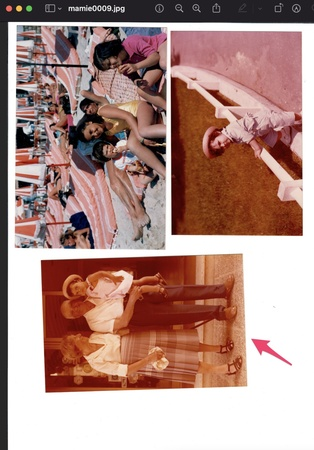
#> input picture data/mosaic/all_steps/01_mamie0009_mosaic.jpeg, 314 x 450 px, shrunk from 1117 x 1600 before the run, found by its file name; its folder holds 2 pictures in this run
$ python canny_detector_tutorial.py --input ../../data/mosaic/all_steps/01_mamie0009_mosaic.jpeg
#> lines starting #> are read from the running program, lines starting #| are printed output that depends on the picture
from __future__ import print_function
import cv2 as cv
import argparse
import os

######################################################
# Should simply name the file like "mamie0037.jpg"

# python3 canny_detector_tutorial.py --input mamie0037.jpg
######################################################


max_lowThreshold = 100
window_name = "Edge Map"
title_trackbar = "Min Threshold:"
ratio = 3
kernel_size = 3

PROCESSING_DIR = "/Users/nicolasbancel/git/perso/mamie/project/images/processing/canny_tutorial/"


def CannyThreshold(val):
    low_threshold = val
    img_blur = cv.blur(src_gray, (3, 3))
    detected_edges = cv.Canny(img_blur, low_threshold, low_threshold * ratio, kernel_size)
    mask = detected_edges != 0
    dst = src * (mask[:, :, None].astype(src.dtype))
    cv.imshow(window_name, dst)
    cv.imshow("Edges", detected_edges)
    print(f"{PROCESSING_DIR}canny_edges_lowthresh_{val}.jpg")
    cv.imwrite(f"{PROCESSING_DIR}canny_edges_lowthresh_{val}_{args.input}", detected_edges)


parser = argparse.ArgumentParser(description="Code for Canny Edge Detector tutorial.")
parser.add_argument("--input", help="Path to input image.", default="fruits.jpg")
args = parser.parse_args()

# Section below written custom way
MOSAIC_DIR = "/Users/nicolasbancel/git/perso/mamie/data/mosaic/"
file_path = os.path.join(MOSAIC_DIR, args.input)
src = cv.imread(file_path)
#> src is the input picture: shape (450, 314, 3); mean B, G, R 133.9, 141.7, 175.2
# End of custom

# src = cv.imread(cv.samples.findFile(args.input))
if src is None:
    print("Could not open or find the image: ", args.input)
    exit(0)
src_gray = cv.cvtColor(src, cv.COLOR_BGR2GRAY)
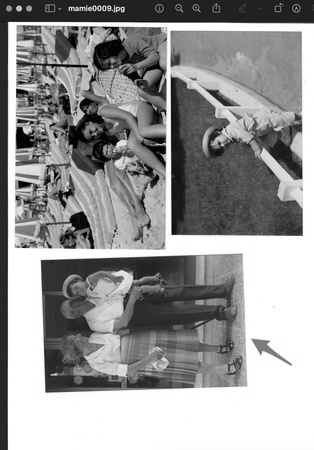
#> src_gray: shape (450, 314); min 0, max 255, mean 150.9
cv.namedWindow(window_name)
cv.createTrackbar(title_trackbar, window_name, 0, max_lowThreshold, CannyThreshold)
#> slider 'Min Threshold:' is set to 20
CannyThreshold(0)
#> in CannyThreshold, `img_blur = cv.blur(src_gray, (3, 3))`:
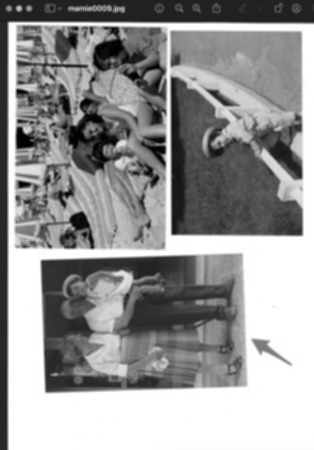
#> img_blur: shape (450, 314); min 0, max 255, mean 150.9
#> in CannyThreshold, `detected_edges = cv.Canny(img_blur, low_threshold, low_threshold * rat..`:
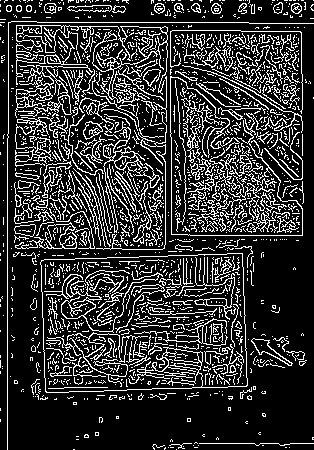
#> detected_edges: shape (450, 314); 20% white in thin lines or dots
#> in CannyThreshold, `mask = detected_edges != 0`: mask: shape (450, 314) bool; 20% white in thin lines or dots
#> in CannyThreshold, `dst = src * (mask[:, :, None].astype(src.dtype))`:
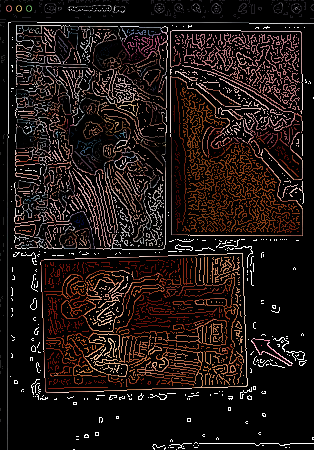
#> dst: shape (450, 314, 3); mean B, G, R 20.2, 22.4, 31.4
cv.waitKey()
#> call 2 of CannyThreshold, with val = 20
#> in CannyThreshold (call 2), `detected_edges = cv.Canny(img_blur, low_threshold, low_threshold * rat..`:
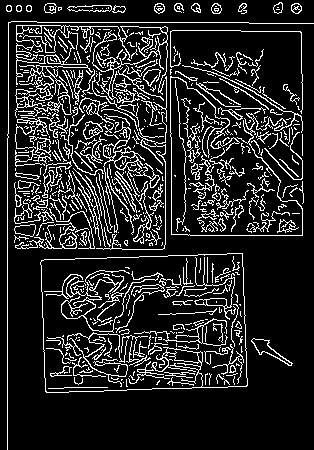
#> detected_edges: shape (450, 314); 14.9% white in thin lines or dots
#> in CannyThreshold (call 2), `mask = detected_edges != 0`: mask: shape (450, 314) bool; 14.9% white in thin lines or dots
#> in CannyThreshold (call 2), `dst = src * (mask[:, :, None].astype(src.dtype))`:
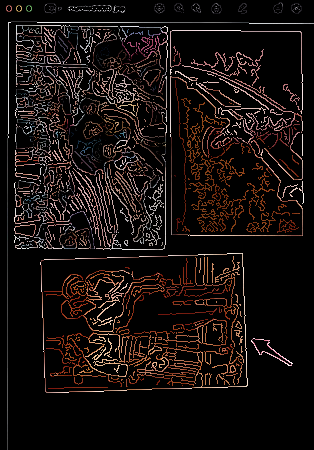
#> dst: shape (450, 314, 3); mean B, G, R 14.6, 16.4, 23

$ run again, on data/mosaic/rotated_automatic/mamie0009_01.jpg
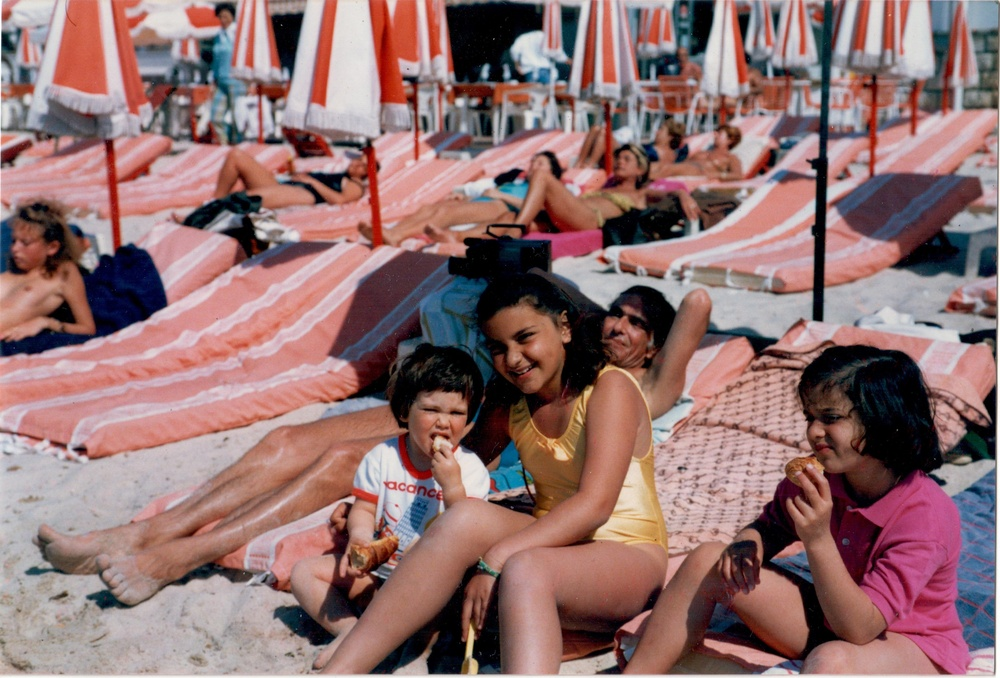
#> input picture data/mosaic/rotated_automatic/mamie0009_01.jpg, 1000 x 678 px, shrunk from 3552 x 2409 before the run, found by its file name
#> src is the input picture: shape (678, 1000, 3); mean B, G, R 112, 112.6, 145
#> in CannyThreshold, `detected_edges = cv.Canny(img_blur, low_threshold, low_threshold * rat..`:
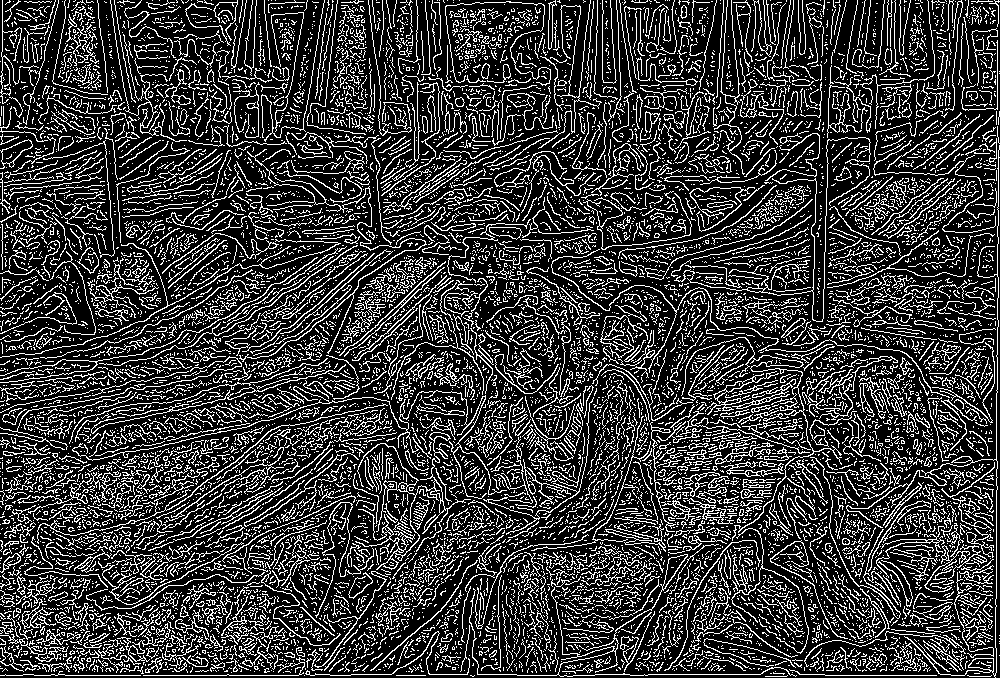
#> detected_edges: shape (678, 1000); 22.5% white in thin lines or dots
#> mask: shape (678, 1000) bool; 22.5% white in thin lines or dots
#> detected_edges: shape (678, 1000); 14.1% white in thin lines or dots
#> mask: shape (678, 1000) bool; 14.1% white in thin lines or dots
#> in CannyThreshold (call 2), `dst = src * (mask[:, :, None].astype(src.dtype))`:
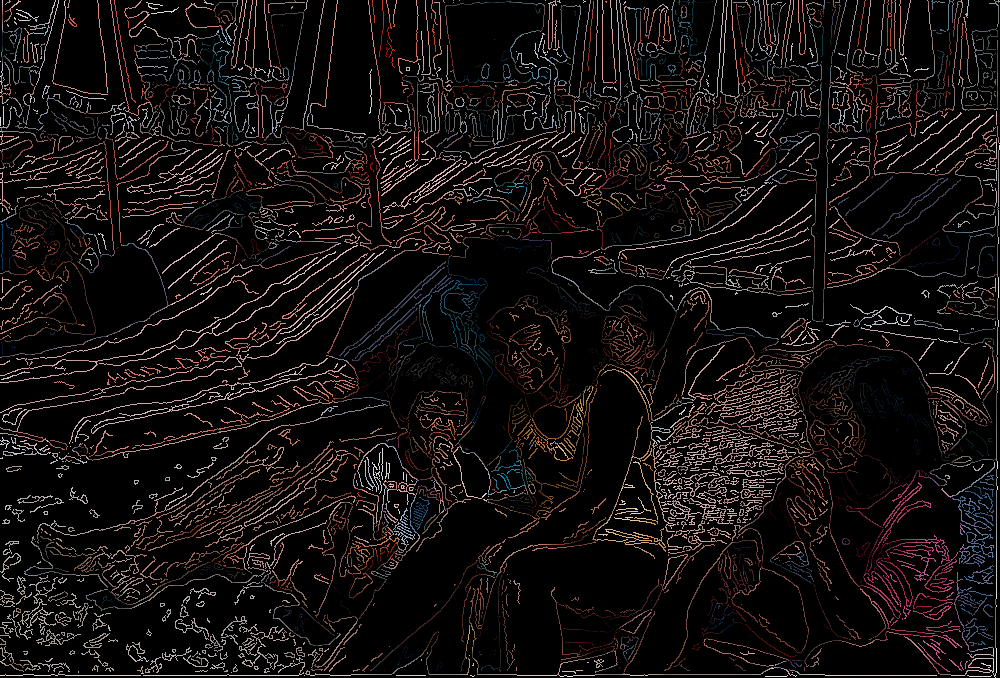
#> dst: shape (678, 1000, 3); mean B, G, R 15.6, 15.7, 20.1

$ run again, on data/mosaic/rotated_automatic/mamie0009_02.jpg
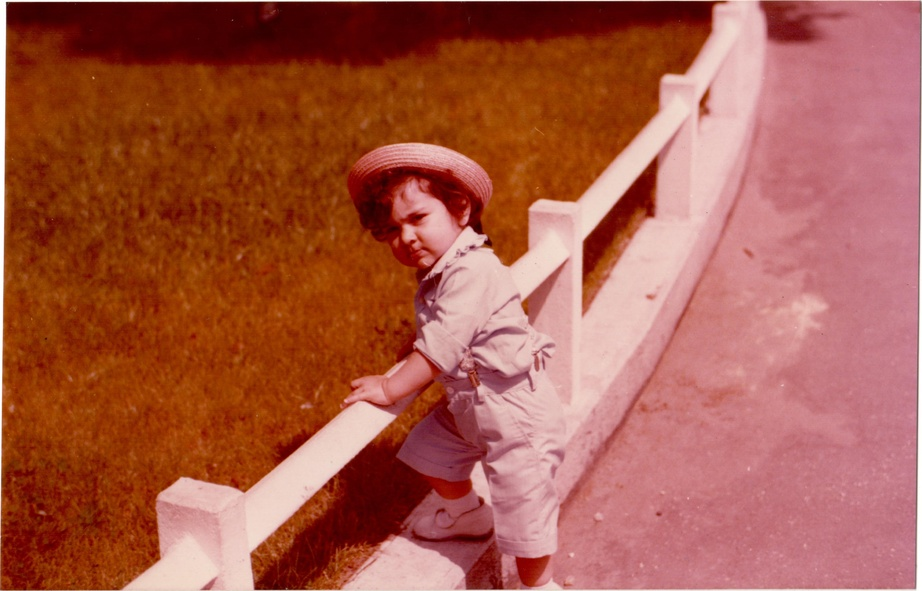
#> input picture data/mosaic/rotated_automatic/mamie0009_02.jpg, 922 x 591 px, shrunk from 3274 x 2100 before the run, found by its file name
#> src is the input picture: shape (591, 922, 3); mean B, G, R 72.9, 91, 167.2
#> in CannyThreshold, `detected_edges = cv.Canny(img_blur, low_threshold, low_threshold * rat..`:
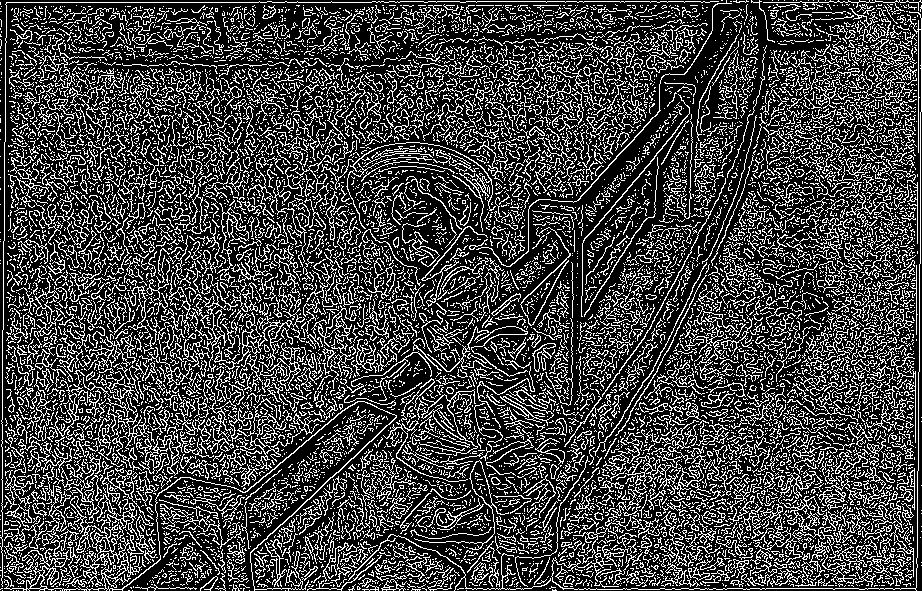
#> detected_edges: shape (591, 922); 26.1% white in thin lines or dots
#> mask: shape (591, 922) bool; 26.1% white in thin lines or dots
#> detected_edges: shape (591, 922); 8.4% white in thin lines or dots
#> mask: shape (591, 922) bool; 8.4% white in thin lines or dots
#> in CannyThreshold (call 2), `dst = src * (mask[:, :, None].astype(src.dtype))`:
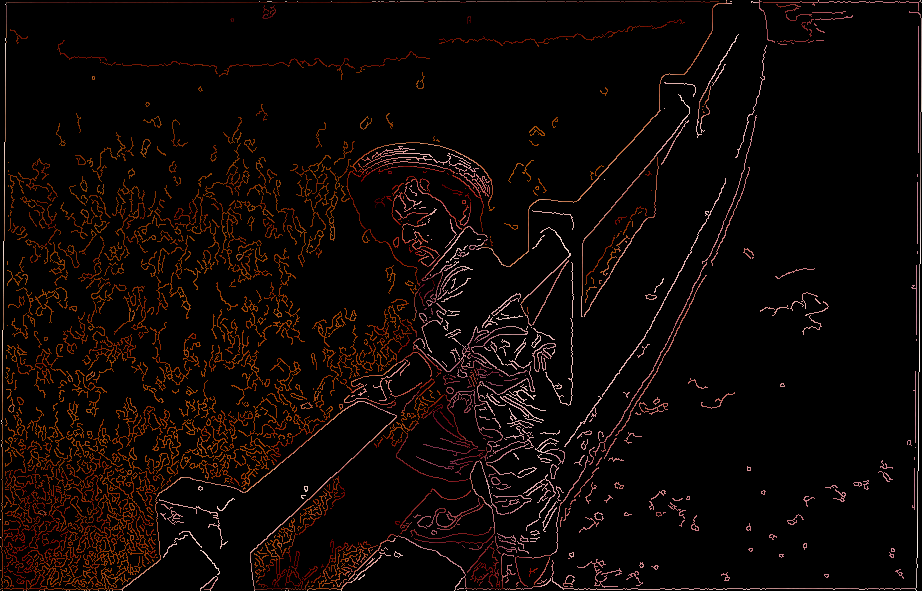
#> dst: shape (591, 922, 3); mean B, G, R 4.3, 6.5, 13.3
